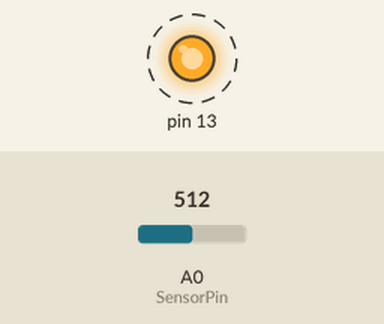
A sketch run on a simulated Arduino Uno, built with avr-gcc and run on an emulated ATmega328P. On the bench: output pins drawn as LEDs (lit = HIGH). Dashed ring = blinking. The inputs (shaded band) are chosen by the test bench; at power-on: A0 (SensorPin) = 512. What the sketch prints to the serial monitor is not drawn.

Above: at 0.5 s.
Timing chart, 0 to 3.0 s (numbered marks = the images above):
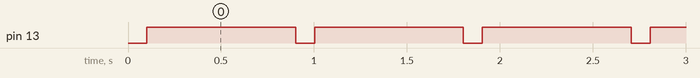

Measured:
- by itself, pin 13: alternates HIGH for 0.80 s and LOW for 0.10 s

The sketch:

pH_recorder.ino
```cpp
#define SensorPin A0    // Analog input connected to pH module output
unsigned long int avgValue;
int buf[10], temp;

void setup() {
  pinMode(13, OUTPUT);
  Serial.begin(9600);
  Serial.println("Ready");
}

void loop() {
  for (int i=0; i<10; i++) {
    buf[i] = analogRead(SensorPin);
    delay(10);
  }
  for (int i=0; i<9; i++) {
    for (int j=i+1; j<10; j++) {
      if (buf[i] > buf[j]) {
        temp = buf[i];
        buf[i] = buf[j];
        buf[j] = temp;
      }
    }
  }
  avgValue = 0;
  for (int i=2; i<8; i++) avgValue += buf[i];

  // Convert to voltage
  float voltage = (float)avgValue * 5.0 / 1024 / 6;

  // Convert voltage to pH (requires calibration!)
  // The numbers 7 and 2.5 below are placeholders and should be adjusted
  // after calibrating with pH 4.0 and pH 7.0 buffer solutions.
  float phValue = -5.50 * voltage + 15.2;
  //float phValue = 7 + ((2.5 - voltage) / 0.18);

  Serial.print("pH: ");
  Serial.println(phValue, 2);

  digitalWrite(13, HIGH);
  delay(800);
  digitalWrite(13, LOW);

  // 9.6 ph measured at 4.0 buffer
  //12.63 measured at 7.0 buffer
}
```
